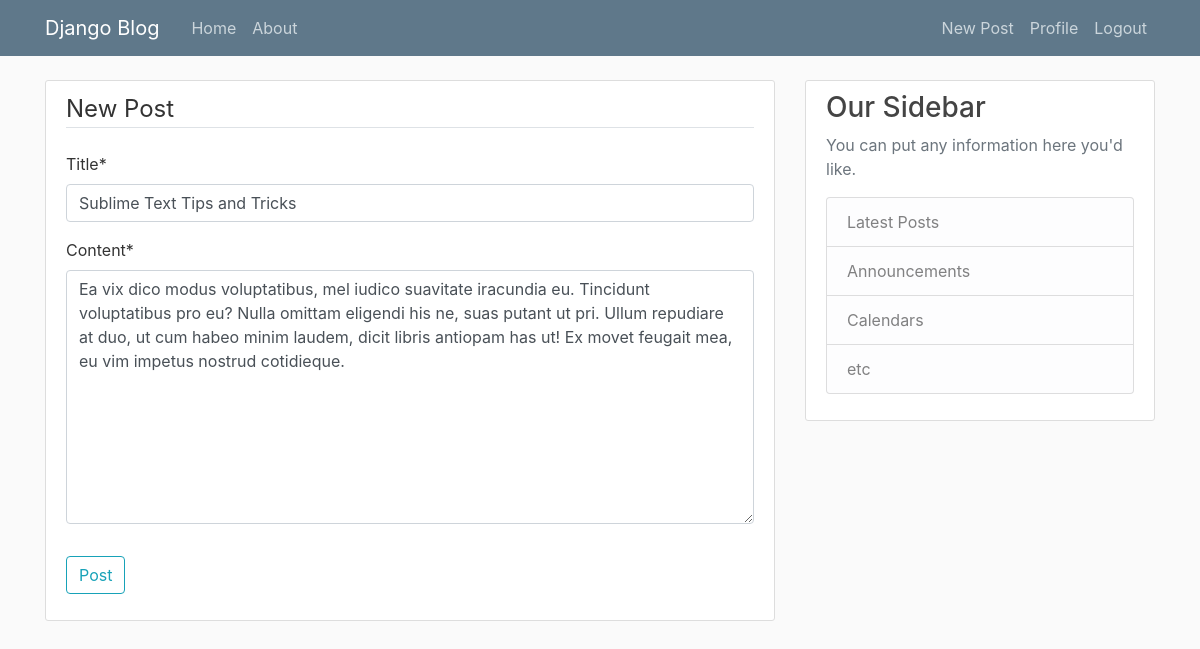
Screenshot of /post/10/update/ (signed in) with the database file from the repository.
### blog/models.py (models this page shows, shortened)
class Post(models.Model):
    title = models.CharField(max_length=100)
    content = models.TextField()
    date_posted = models.DateTimeField(default=timezone.now)
    author = models.ForeignKey(User, on_delete=models.CASCADE)

### blog/views.py (the view, shortened to what this page needs)
# urls.py: path('post/<int:pk>/update/', PostUpdateView.as_view(), name='post-update'),
class PostUpdateView(LoginRequiredMixin, UserPassesTestMixin, UpdateView):
    model = Post
    fields = ['title', 'content']
    def test_func(self):
        post = self.get_object()
        if self.request.user == post.author:
            return True
        return False

### blog/templates/blog/post_form.html (shortened to what this page needs)
{% extends "blog/base.html" %}
{% load crispy_forms_tags %}
{% block content %}
    <div class="content-section">
        <form method="POST" action="">
            <fieldset class="form-group">
                <legend class="border-bottom mb-4">New Post</legend>
                {{ form|crispy }}
            </fieldset>
            <div class="form-group">
                <button class="btn btn-outline-info" type="submit">Post</button>
            </div>
        </form>
    </div>
{% endblock %}

### blog/static/blog/main.css (style rules this page uses)
body { background: #fafafa; color: #333333; margin-top: 5rem; }
.content-section { background: #ffffff; padding: 10px 20px; border: 1px solid #dddddd; border-radius: 3px; margin-bottom: 20px; }

### rows the page displays
Post: title "Sublime Text Tips and Tricks", content "Ea vix dico modus voluptatibus, mel iudico suavitate iracundia eu. Tincidunt voluptatibus pro eu? Nulla omittam eligendi his ne, suas putant ut pri. Ullum repudiare at duo, ut cum habeo minim laudem, dicit libris antiopam has ut! Ex movet feugait mea, eu vim impetus nostrud cotidieque."
